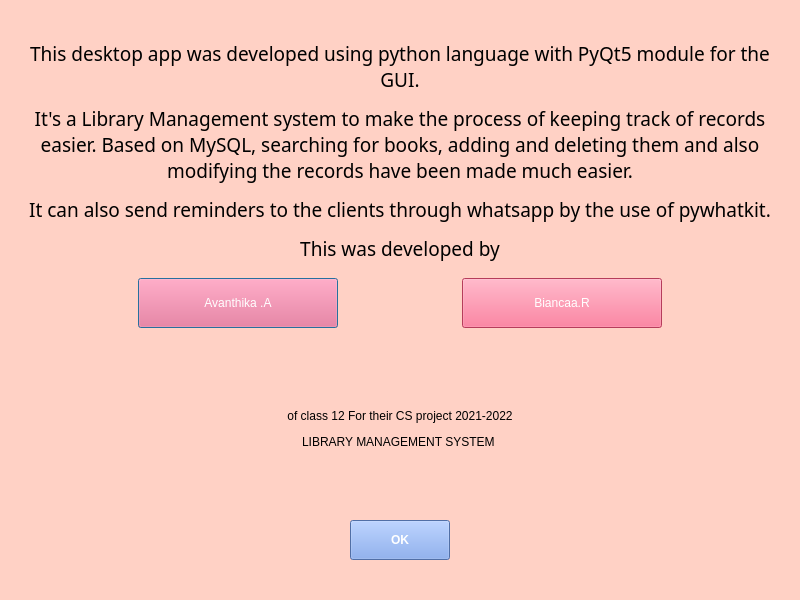
<?xml version="1.0" encoding="UTF-8"?>
<ui version="4.0">
 <class>Dialog</class>
 <widget class="QDialog" name="Dialog">
  <property name="geometry">
   <rect>
    <x>0</x>
    <y>0</y>
    <width>800</width>
    <height>600</height>
   </rect>
  </property>
  <property name="minimumSize">
   <size>
    <width>800</width>
    <height>600</height>
   </size>
  </property>
  <property name="maximumSize">
   <size>
    <width>800</width>
    <height>600</height>
   </size>
  </property>
  <property name="windowTitle">
   <string>Dialog</string>
  </property>
  <layout class="QGridLayout" name="gridLayout">
   <property name="leftMargin">
    <number>0</number>
   </property>
   <property name="topMargin">
    <number>0</number>
   </property>
   <property name="rightMargin">
    <number>0</number>
   </property>
   <property name="bottomMargin">
    <number>0</number>
   </property>
   <item row="0" column="0">
    <widget class="QWidget" name="widget" native="true">
     <property name="minimumSize">
      <size>
       <width>800</width>
       <height>600</height>
      </size>
     </property>
     <property name="maximumSize">
      <size>
       <width>800</width>
       <height>600</height>
      </size>
     </property>
     <property name="styleSheet">
      <string notr="true">background-color: rgb(255, 209, 197);</string>
     </property>
     <layout class="QGridLayout" name="gridLayout_5">
      <property name="leftMargin">
       <number>0</number>
      </property>
      <property name="topMargin">
       <number>0</number>
      </property>
      <property name="rightMargin">
       <number>0</number>
      </property>
      <property name="bottomMargin">
       <number>0</number>
      </property>
      <item row="0" column="1">
       <layout class="QVBoxLayout" name="verticalLayout">
        <item>
         <spacer name="horizontalSpacer_6">
          <property name="orientation">
           <enum>Qt::Horizontal</enum>
          </property>
          <property name="sizeHint" stdset="0">
           <size>
            <width>40</width>
            <height>40</height>
           </size>
          </property>
         </spacer>
        </item>
        <item>
         <widget class="QLabel" name="label_2">
          <property name="font">
           <font>
            <family>Trebuchet MS</family>
            <pointsize>14</pointsize>
            <weight>50</weight>
            <italic>false</italic>
            <bold>false</bold>
           </font>
          </property>
          <property name="styleSheet">
           <string notr="true">font: 14pt &quot;Trebuchet MS&quot;;</string>
          </property>
          <property name="frameShape">
           <enum>QFrame::NoFrame</enum>
          </property>
          <property name="frameShadow">
           <enum>QFrame::Raised</enum>
          </property>
          <property name="text">
           <string>&lt;html&gt;&lt;head/&gt;&lt;body&gt;&lt;p align=&quot;center&quot;&gt;This desktop app was developed using python language with PyQt5 module for the GUI.&lt;/p&gt;&lt;p align=&quot;center&quot;&gt;It's a Library Management system to make the process of keeping track of records easier. Based on MySQL, searching for books, adding and deleting them and also modifying the records have been made much easier.&lt;/p&gt;&lt;p align=&quot;center&quot;&gt;It can also send reminders to the clients through whatsapp by the use of pywhatkit.&lt;/p&gt;&lt;p align=&quot;center&quot;&gt;This was developed by&lt;/p&gt;&lt;/body&gt;&lt;/html&gt;</string>
          </property>
          <property name="wordWrap">
           <bool>true</bool>
          </property>
         </widget>
        </item>
        <item>
         <spacer name="horizontalSpacer_4">
          <property name="orientation">
           <enum>Qt::Horizontal</enum>
          </property>
          <property name="sizeHint" stdset="0">
           <size>
            <width>40</width>
            <height>10</height>
           </size>
          </property>
         </spacer>
        </item>
        <item>
         <layout class="QGridLayout" name="gridLayout_2">
          <item row="0" column="1">
           <widget class="QPushButton" name="pushButton_2">
            <property name="sizePolicy">
             <sizepolicy hsizetype="Expanding" vsizetype="Minimum">
              <horstretch>0</horstretch>
              <verstretch>0</verstretch>
             </sizepolicy>
            </property>
            <property name="minimumSize">
             <size>
              <width>200</width>
              <height>50</height>
             </size>
            </property>
            <property name="maximumSize">
             <size>
              <width>200</width>
              <height>50</height>
             </size>
            </property>
            <property name="styleSheet">
             <string notr="true">background-color:rgb(255, 85, 127);
color:rgb(255, 255, 255);
font: 16pt &quot;Calibri&quot;;</string>
            </property>
            <property name="text">
             <string>Avanthika .A</string>
            </property>
           </widget>
          </item>
          <item row="0" column="0">
           <spacer name="horizontalSpacer">
            <property name="orientation">
             <enum>Qt::Horizontal</enum>
            </property>
            <property name="sizeHint" stdset="0">
             <size>
              <width>20</width>
              <height>20</height>
             </size>
            </property>
           </spacer>
          </item>
          <item row="0" column="3">
           <widget class="QPushButton" name="pushButton">
            <property name="sizePolicy">
             <sizepolicy hsizetype="Expanding" vsizetype="Minimum">
              <horstretch>0</horstretch>
              <verstretch>0</verstretch>
             </sizepolicy>
            </property>
            <property name="minimumSize">
             <size>
              <width>200</width>
              <height>50</height>
             </size>
            </property>
            <property name="maximumSize">
             <size>
              <width>200</width>
              <height>50</height>
             </size>
            </property>
            <property name="styleSheet">
             <string notr="true">BACKGROUND-COLOR:rgb(255, 85, 127);
COLOR:rgb(255, 255, 255);
font: 16pt &quot;Calibri&quot;;
</string>
            </property>
            <property name="text">
             <string>Biancaa.R</string>
            </property>
           </widget>
          </item>
          <item row="0" column="5">
           <spacer name="horizontalSpacer_2">
            <property name="orientation">
             <enum>Qt::Horizontal</enum>
            </property>
            <property name="sizeHint" stdset="0">
             <size>
              <width>20</width>
              <height>20</height>
             </size>
            </property>
           </spacer>
          </item>
          <item row="0" column="2">
           <spacer name="horizontalSpacer_3">
            <property name="orientation">
             <enum>Qt::Horizontal</enum>
            </property>
            <property name="sizeHint" stdset="0">
             <size>
              <width>20</width>
              <height>20</height>
             </size>
            </property>
           </spacer>
          </item>
         </layout>
        </item>
        <item>
         <spacer name="horizontalSpacer_5">
          <property name="orientation">
           <enum>Qt::Horizontal</enum>
          </property>
          <property name="sizeHint" stdset="0">
           <size>
            <width>40</width>
            <height>10</height>
           </size>
          </property>
         </spacer>
        </item>
        <item>
         <widget class="QLabel" name="label">
          <property name="styleSheet">
           <string notr="true">font: 14pt &quot;Trebuchet MS&quot;;</string>
          </property>
          <property name="text">
           <string>&lt;html&gt;&lt;head/&gt;&lt;body&gt;&lt;p align=&quot;center&quot;&gt;of class 12 For their CS project 2021-2022&lt;/p&gt;&lt;p align=&quot;center&quot;&gt;LIBRARY MANAGEMENT SYSTEM &lt;/p&gt;&lt;/body&gt;&lt;/html&gt;</string>
          </property>
          <property name="wordWrap">
           <bool>true</bool>
          </property>
         </widget>
        </item>
        <item>
         <layout class="QGridLayout" name="gridLayout_4">
          <item row="0" column="2">
           <spacer name="horizontalSpacer_9">
            <property name="orientation">
             <enum>Qt::Horizontal</enum>
            </property>
            <property name="sizeType">
             <enum>QSizePolicy::Expanding</enum>
            </property>
            <property name="sizeHint" stdset="0">
             <size>
              <width>200</width>
              <height>20</height>
             </size>
            </property>
           </spacer>
          </item>
          <item row="0" column="0">
           <spacer name="horizontalSpacer_8">
            <property name="orientation">
             <enum>Qt::Horizontal</enum>
            </property>
            <property name="sizeType">
             <enum>QSizePolicy::Expanding</enum>
            </property>
            <property name="sizeHint" stdset="0">
             <size>
              <width>20</width>
              <height>20</height>
             </size>
            </property>
           </spacer>
          </item>
          <item row="0" column="1">
           <widget class="QPushButton" name="okButton">
            <property name="sizePolicy">
             <sizepolicy hsizetype="Minimum" vsizetype="Minimum">
              <horstretch>0</horstretch>
              <verstretch>0</verstretch>
             </sizepolicy>
            </property>
            <property name="minimumSize">
             <size>
              <width>100</width>
              <height>40</height>
             </size>
            </property>
            <property name="maximumSize">
             <size>
              <width>100</width>
              <height>40</height>
             </size>
            </property>
            <property name="styleSheet">
             <string notr="true">background-color: rgb(114, 155, 232);
font: 75 10pt &quot;Calibri&quot;;
font: bold;
color: white;</string>
            </property>
            <property name="text">
             <string>OK</string>
            </property>
           </widget>
          </item>
         </layout>
        </item>
        <item>
         <spacer name="horizontalSpacer_7">
          <property name="orientation">
           <enum>Qt::Horizontal</enum>
          </property>
          <property name="sizeHint" stdset="0">
           <size>
            <width>40</width>
            <height>40</height>
           </size>
          </property>
         </spacer>
        </item>
       </layout>
      </item>
      <item row="0" column="0">
       <spacer name="verticalSpacer">
        <property name="orientation">
         <enum>Qt::Vertical</enum>
        </property>
        <property name="sizeHint" stdset="0">
         <size>
          <width>20</width>
          <height>40</height>
         </size>
        </property>
       </spacer>
      </item>
      <item row="0" column="2">
       <spacer name="verticalSpacer_2">
        <property name="orientation">
         <enum>Qt::Vertical</enum>
        </property>
        <property name="sizeHint" stdset="0">
         <size>
          <width>20</width>
          <height>40</height>
         </size>
        </property>
       </spacer>
      </item>
     </layout>
    </widget>
   </item>
  </layout>
 </widget>
 <resources/>
 <connections/>
</ui>
